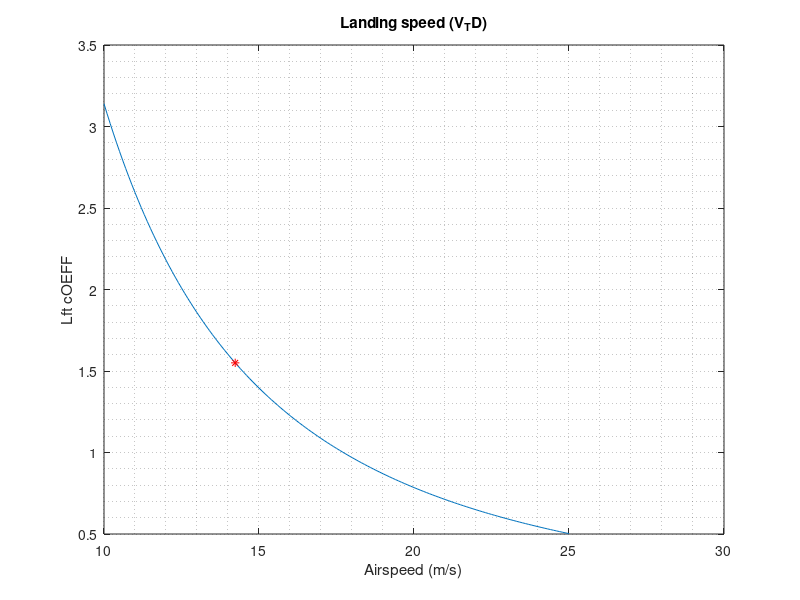

Source code (MATLAB):
clc
clear all

n = 1;
W = 120;
rho = 1.225;
S = 0.624;
CL_max = 1.55;

V = 10:0.1:25;
% Equation of lift to determine the Value of Vs for given input parameters
%   Input arg: 
% CL - coefficient of lift
% n - Load factor
% W - Aircraft weight (kg)
% rho - air density (kg/m3)
% V - speed (m/s)
% S - wing surface area (m2)


figure(1),

i = 1;

for V_i = 10:0.1:25;
    CL(i) = (2.*n.*W)./(rho.*S.*(V_i.^2));
    i=i+1;
end

plot(V,CL); hold on

V_s = sqrt((2.*n.*W)./(rho.*S.*CL_max));
plot(V_s, CL_max, '*r'); hold on; grid minor
xlabel('Airspeed (m/s)'); ylabel('Lft cOEFF'); title('Landing speed (V_TD)');


